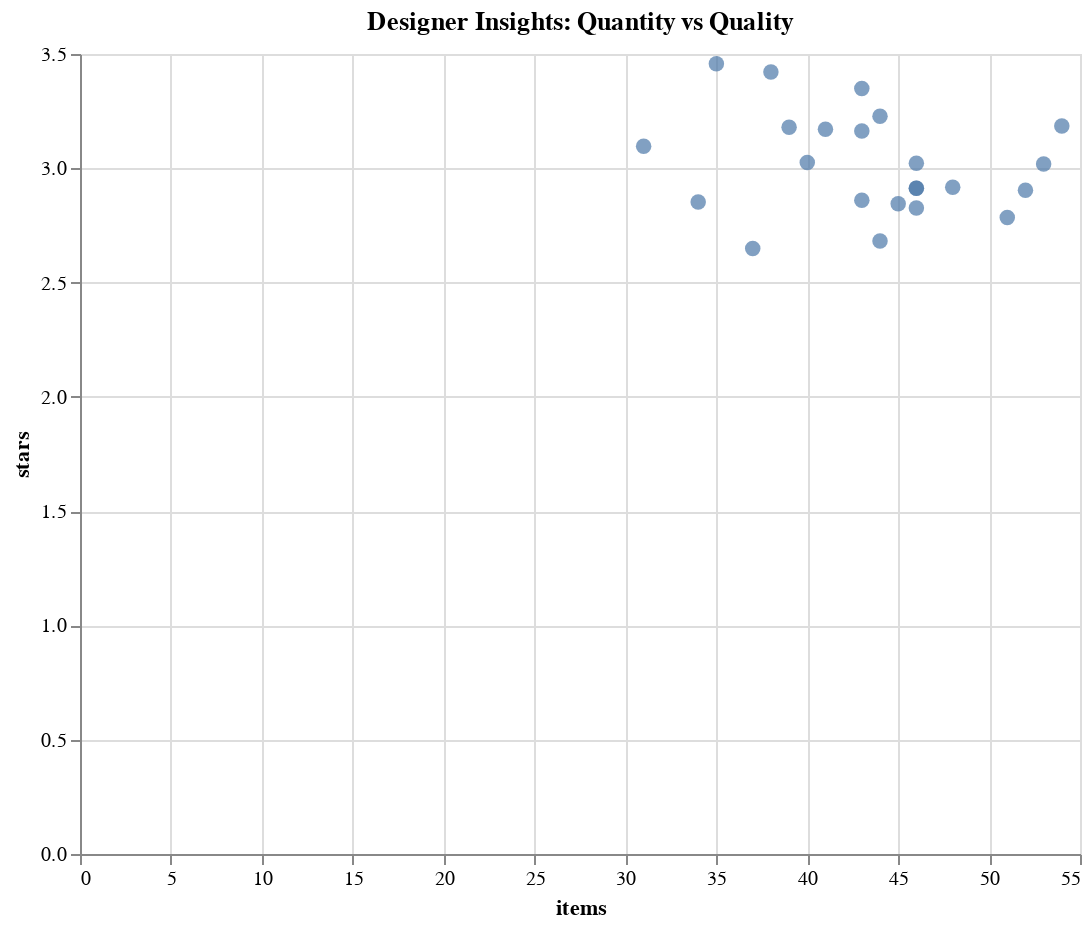

Notebook cell for this chart:
### Code cell
alt.Chart(designer_rank.reset_index()).mark_circle(size=60).encode(
    x='items',
    y='stars',
    #color='designer_id',
    tooltip=['designer_id', 'items', 'stars']
).interactive().properties(title = 'Designer Insights: Quantity vs Quality', width=500, height=400)

### Figure 1 — Vega-Lite specification as saved in the notebook (floating-point values rounded to 4 significant figures)
{"config": {"view": {"continuousWidth": 300, "continuousHeight": 300}}, "data": {"name": "data-ad5b3891753dbbf374246c6bee2d64bb"}, "mark": {"type": "circle", "size": 60}, "encoding": {"tooltip": [{"field": "designer_id", "type": "quantitative"}, {"field": "items", "type": "quantitative"}, {"field": "stars", "type": "quantitative"}], "x": {"field": "items", "type": "quantitative"}, "y": {"field": "stars", "type": "quantitative"}}, "height": 400, "params": [{"name": "param_1", "select": {"type": "interval", "encodings": ["x", "y"]}, "bind": "scales"}], "title": "Designer Insights: Quantity vs Quality", "width": 500, "$schema": "https://vega.github.io/schema/vega-lite/v5.8.0.json", "datasets": {"data-ad5b3891753dbbf374246c6bee2d64bb": [{"designer_id": 100, "items": 41, "stars": 3.171}, {"designer_id": 101, "items": 46, "stars": 3.022}, {"designer_id": 102, "items": 53, "stars": 3.019}, {"designer_id": 103, "items": 46, "stars": 2.913}, {"designer_id": 104, "items": 39, "stars": 3.179}, {"designer_id": 105, "items": 51, "stars": 2.784}, {"designer_id": 106, "items": 46, "stars": 2.913}, {"designer_id": 107, "items": 40, "stars": 3.025}, {"designer_id": 108, "items": 37, "stars": 2.649}, {"designer_id": 109, "items": 43, "stars": 3.163}, {"designer_id": 110, "items": 54, "stars": 3.185}, {"designer_id": 111, "items": 35, "stars": 3.457}, {"designer_id": 112, "items": 46, "stars": 2.826}, {"designer_id": 113, "items": 48, "stars": 2.917}, {"designer_id": 114, "items": 44, "stars": 3.227}, {"designer_id": 115, "items": 43, "stars": 3.349}, {"designer_id": 116, "items": 38, "stars": 3.421}, {"designer_id": 117, "items": 52, "stars": 2.904}, {"designer_id": 118, "items": 31, "stars": 3.097}, {"designer_id": 119, "items": 44, "stars": 2.682}, {"designer_id": 120, "items": 34, "stars": 2.853}, {"designer_id": 121, "items": 45, "stars": 2.844}, {"designer_id": 122, "items": 43, "stars": 2.86}]}}
